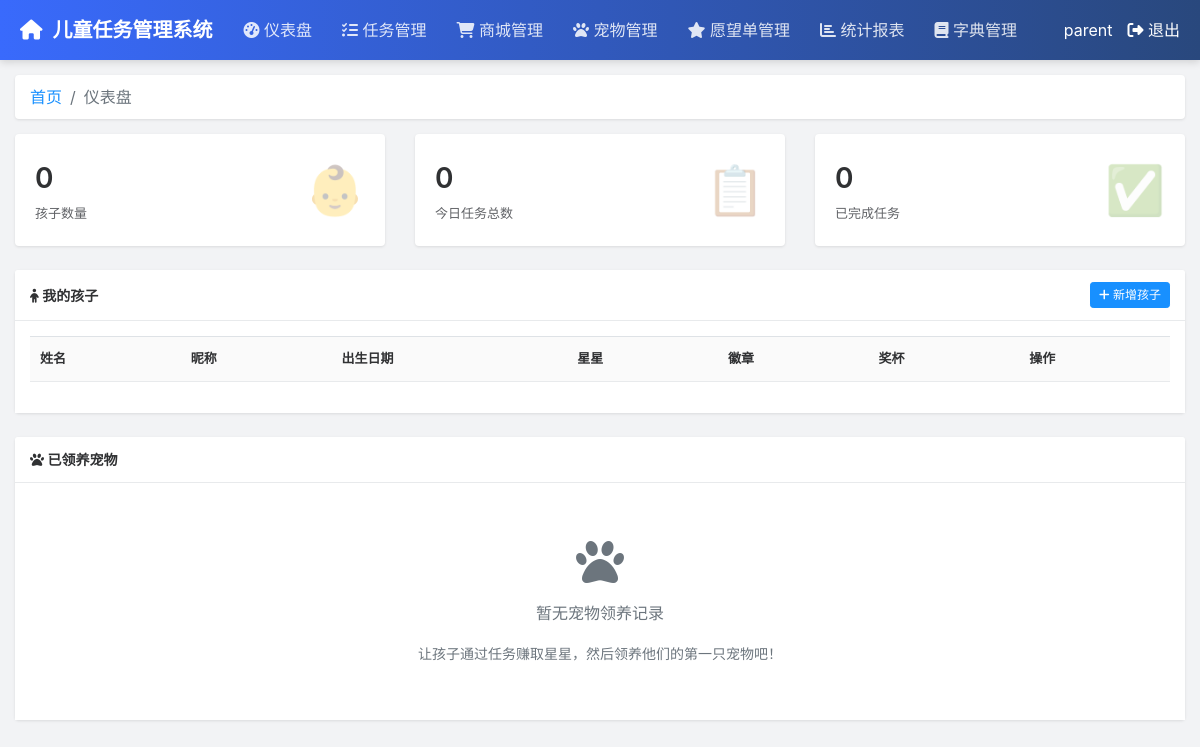
The app's page /parent/dashboard (signed in), older data.
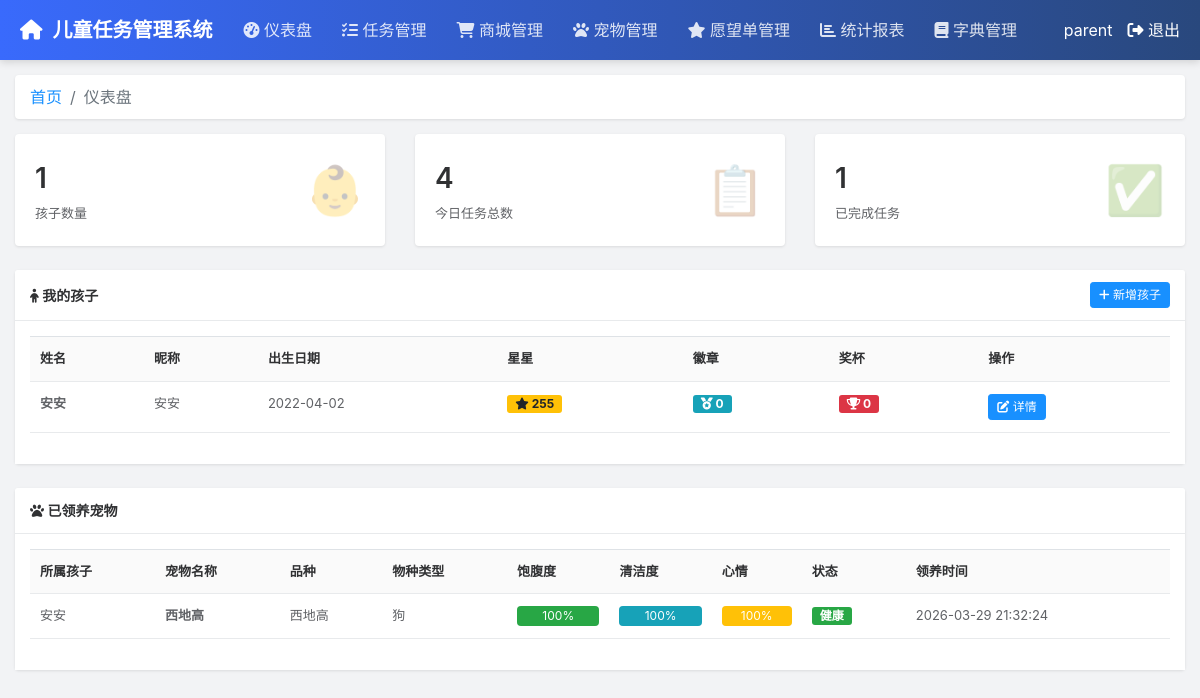
The same page, newer data.
### tables this page shows
CREATE TABLE children (
                id INTEGER PRIMARY KEY AUTOINCREMENT,
                user_id INTEGER NOT NULL,
                parent_id INTEGER,
                nickname TEXT NOT NULL,
                birthday DATE,
                avatar TEXT,
                total_stars INTEGER DEFAULT 0,
                total_badges INTEGER DEFAULT 0,
                total_trophies INTEGER DEFAULT 0,
                FOREIGN KEY (user_id) REFERENCES users(id) ON DELETE CASCADE,
                FOREIGN KEY (parent_id) REFERENCES users(id) ON DELETE SET NULL
            );

CREATE TABLE users (
                id INTEGER PRIMARY KEY AUTOINCREMENT,
                username TEXT UNIQUE NOT NULL,
                password TEXT NOT NULL,
                role TEXT CHECK(role IN ('child', 'parent')) NOT NULL,
                avatar TEXT DEFAULT '',
                created_at TIMESTAMP DEFAULT CURRENT_TIMESTAMP,
                is_active BOOLEAN DEFAULT 1
            );

CREATE TABLE pets (
                id INTEGER PRIMARY KEY AUTOINCREMENT,
                child_id INTEGER NOT NULL,
                name TEXT NOT NULL,
                type TEXT NOT NULL,
                gender TEXT CHECK(gender IN ('male', 'female')) NOT NULL,
                color TEXT DEFAULT '',
                level INTEGER DEFAULT 1,
                exp INTEGER DEFAULT 0,
                hunger INTEGER DEFAULT 80,
                cleanliness INTEGER DEFAULT 80,
                mood INTEGER DEFAULT 80,
                status TEXT DEFAULT 'normal',
                created_at TIMESTAMP DEFAULT CURRENT_TIMESTAMP,
                last_feed TIMESTAMP DEFAULT CURRENT_TIMESTAMP,
                is_active BOOLEAN DEFAULT 1,
                FOREIGN KEY (child_id) REFERENCES children(id) ON DELETE CASCADE
            );

CREATE TABLE pet_store (
                id INTEGER PRIMARY KEY AUTOINCREMENT,
                breed_name TEXT NOT NULL,
                species TEXT,  -- 宠物物种（如：dog, cat, pig 等）
                description TEXT,
                adoption_fee INTEGER NOT NULL DEFAULT 0,
                image TEXT,
                is_active BOOLEAN DEFAULT 1,
                created_at TIMESTAMP DEFAULT CURRENT_TIMESTAMP
            );

CREATE TABLE dictionaries (
                id INTEGER PRIMARY KEY AUTOINCREMENT,
                dict_type TEXT NOT NULL,           -- 字典类型（如：shop_category）
                dict_value TEXT NOT NULL,          -- 字典值显示名称（如：食品）
                dict_key TEXT NOT NULL,            -- 字典键（自动生成，如：shop_category_1）
                sort_order INTEGER DEFAULT 0,      -- 排序
                is_active BOOLEAN DEFAULT 1,       -- 状态
                created_at TIMESTAMP DEFAULT CURRENT_TIMESTAMP,
                remark TEXT,                       -- 备注
                UNIQUE(dict_type, dict_key)
            );

### routes/parent_routes.py (the view)
@bp.route('/dashboard')
def dashboard():
    if 'user_id' not in session or session.get('role') != 'parent':
        return redirect(url_for('parent_routes.login'))
    conn = get_db_connection()
    children = conn.execute('''
        SELECT c.*, u.username as name
        FROM children c
        JOIN users u ON c.user_id = u.id
        WHERE c.parent_id = ?
    ''', (session['user_id'],)).fetchall()
    total_children = len(children)
    total_tasks = conn.execute('''
        SELECT COUNT(*) FROM daily_tasks
        WHERE task_date = ?
    ''', (datetime.now().strftime('%Y-%m-%d'),)).fetchone()[0]
    completed_tasks = conn.execute('''
        SELECT COUNT(*) FROM daily_tasks
        WHERE task_date = ? AND status = 'completed'
    ''', (datetime.now().strftime('%Y-%m-%d'),)).fetchone()[0]
    adoptions = conn.execute('''
        SELECT p.*, c.nickname as child_name, ps.breed_name, ps.species,
               d.dict_value as species_name
        FROM pets p
        JOIN children c ON p.child_id = c.id
        LEFT JOIN pet_store ps ON p.type = ps.species AND p.name = ps.breed_name
        LEFT JOIN dictionaries d ON d.dict_type = 'pet_species' AND d.dict_key = ps.species
        WHERE c.parent_id = ?
        ORDER BY p.created_at DESC
    ''', (session['user_id'],)).fetchall()
    conn.close()
    return render_template('parent/dashboard.html',
                         children=children,
                         total_children=total_children,
                         total_tasks=total_tasks,
                         completed_tasks=completed_tasks,
                         adoptions=adoptions)

### models.py (called while the page is built)
def get_db_connection():
    conn = sqlite3.connect(DATABASE)
    conn.row_factory = sqlite3.Row  # 让结果可以通过列名访问
    return conn

### templates/parent/dashboard.html (shortened to what this page needs)
{% extends "parent/layout.html" %}
{% block content %}
<nav aria-label="breadcrumb">
    <ol class="breadcrumb">
        <li class="breadcrumb-item"><a href="/parent/dashboard">首页</a></li>
        <li class="breadcrumb-item active" aria-current="page">仪表盘</li>
    </ol>
</nav>
<div class="row mb-4">
    <div class="col-md-4">
        <div class="stat-card">
            <div class="d-flex justify-content-between align-items-center">
                <div>
                    <div class="stat-value">{{ total_children }}</div>
                    <div class="stat-label">孩子数量</div>
                </div>
                <div style="font-size: 48px; opacity: 0.3;">👶</div>
            </div>
        </div>
    </div>
    <div class="col-md-4">
        <div class="stat-card">
            <div class="d-flex justify-content-between align-items-center">
                <div>
                    <div class="stat-value">{{ total_tasks }}</div>
                    <div class="stat-label">今日任务总数</div>
                </div>
                <div style="font-size: 48px; opacity: 0.3;">📋</div>
            </div>
        </div>
    </div>
    <div class="col-md-4">
        <div class="stat-card">
            <div class="d-flex justify-content-between align-items-center">
                <div>
                    <div class="stat-value">{{ completed_tasks }}</div>
                    <div class="stat-label">已完成任务</div>
                </div>
                <div style="font-size: 48px; opacity: 0.3;">✅</div>
            </div>
        </div>
    </div>
</div>
<div class="card">
    <div class="card-header">
        <div class="d-flex justify-content-between align-items-center">
            <span><i class="fas fa-child"></i> 我的孩子</span>
            <button class="btn btn-sm btn-primary" onclick="addChild()">
                <i class="fas fa-plus"></i> 新增孩子
            </button>
        </div>
    </div>
    <div class="card-body">
        <table class="table table-hover">
            <thead>
                <tr>
                    <th>姓名</th>
                    <th>昵称</th>
                    <th>出生日期</th>
                    <th>星星</th>
                    <th>徽章</th>
                    <th>奖杯</th>
                    <th>操作</th>
                </tr>
            </thead>
            <tbody>
                {% for child in children %}
                <tr>
                    <td><strong>{{ child.name or '-' }}</strong></td>
                    <td>{{ child.nickname }}</td>
                    <td>{{ child.birthday or '-' }}</td>
                    <td><span class="badge badge-warning"><i class="fas fa-star"></i> {{ child.total_stars }}</span></td>
                    <td><span class="badge badge-info"><i class="fas fa-medal"></i> {{ child.total_badges }}</span></td>
                    <td><span class="badge badge-danger"><i class="fas fa-trophy"></i> {{ child.total_trophies }}</span></td>
                    <td>
                        <button class="btn btn-sm btn-primary" onclick="editChild({{ child.id }})">
                            <i class="fas fa-edit"></i> 详情
                        </button>
                    </td>
                </tr>
                {% endfor %}
            </tbody>
        </table>
    </div>
</div>
<div class="card mt-4">
    <div class="card-header">
        <span><i class="fas fa-paw"></i> 已领养宠物</span>
    </div>
    <div class="card-body">
        {% if adoptions %}
        <table class="table table-hover">
            <thead>
                <tr>
                    <th>所属孩子</th>
                    <th>宠物名称</th>
                    <th>品种</th>
                    <th>物种类型</th>
                    <th>饱腹度</th>
                    <th>清洁度</th>
                    <th>心情</th>
                    <th>状态</th>
                    <th>领养时间</th>
                </tr>
            </thead>
            <tbody>
                {% for adoption in adoptions %}
                <tr>
                    <td>{{ adoption.child_name }}</td>
                    <td><strong>{{ adoption.name }}</strong></td>
                    <td>{{ adoption.breed_name or '-' }}</td>
                    <td>{{ adoption.species_name or adoption.species or '-' }}</td>
                    <td>
                        <div class="progress" style="height: 20px;">
                            <div class="progress-bar bg-success" role="progressbar"
                                 style="width: {{ (adoption.hunger / 100 * 100)|int }}%;"
                                 aria-valuenow="{{ adoption.hunger }}" aria-valuemin="0" aria-valuemax="100">
                                {{ adoption.hunger }}%
                            </div>
                        </div>
                    </td>
                    <td>
                        <div class="progress" style="height: 20px;">
                            <div class="progress-bar bg-info" role="progressbar"
                                 style="width: {{ (adoption.cleanliness / 100 * 100)|int }}%;"
                                 aria-valuenow="{{ adoption.cleanliness }}" aria-valuemin="0" aria-valuemax="100">
                                {{ adoption.cleanliness }}%
                            </div>
                        </div>
                    </td>
                    <td>
                        <div class="progress" style="height: 20px;">
                            <div class="progress-bar bg-warning" role="progressbar"
                                 style="width: {{ (adoption.mood / 100 * 100)|int }}%;"
                                 aria-valuenow="{{ adoption.mood }}" aria-valuemin="0" aria-valuemax="100">
                                {{ adoption.mood }}%
                            </div>
                        </div>
                    </td>
                    <td>
                        {% if adoption.status == 'normal' %}
                        <span class="badge badge-success">健康</span>
                        {% elif adoption.status == 'sick' %}
                        <span class="badge badge-danger">生病</span>
                        {% elif adoption.status == 'sleeping' %}
                        <span class="badge badge-secondary">睡觉</span>
                        {% else %}
                        <span class="badge badge-secondary">{{ adoption.status }}</span>
                        {% endif %}
                    </td>
                    <td>{{ adoption.created_at }}</td>
                </tr>
                {% endfor %}
            </tbody>
        </table>
        {% else %}
        <div class="text-center text-muted" style="padding: 40px;">
            <i class="fas fa-paw" style="font-size: 48px; margin-bottom: 15px;"></i>
            <p>暂无宠物领养记录</p>
            <small>让孩子通过任务赚取星星，然后领养他们的第一只宠物吧！</small>
        </div>
        {% endif %}
    </div>
</div>
{% endblock %}

### templates/parent/layout.html (shortened to what this page needs)
<!DOCTYPE html>
<html lang="zh-CN">
<head>
    <link rel="stylesheet" href="/static/bootstrap.min.css">
    <link rel="stylesheet" href="/static/fontawesome.min.css">
    <link rel="stylesheet" href="/static/layer.css">
</head>
<body>
    <nav class="navbar navbar-expand-lg">
        <a class="navbar-brand" href="/parent/dashboard">
            <i class="fas fa-home"></i>
            儿童任务管理系统
        </a>
        <div class="collapse navbar-collapse" id="navbarNav">
            <ul class="navbar-nav mr-auto">
                <li class="nav-item">
                    <a class="nav-link {% if request.endpoint == 'parent_dashboard' %}active{% endif %}" href="/parent/dashboard">
                        <i class="fas fa-tachometer-alt"></i> 仪表盘
                    </a>
                </li>
                <li class="nav-item">
                    <a class="nav-link {% if request.endpoint == 'parent_tasks' %}active{% endif %}" href="/parent/tasks">
                        <i class="fas fa-list-check"></i> 任务管理
                    </a>
                </li>
                <li class="nav-item">
                    <a class="nav-link {% if request.endpoint == 'parent_shop' %}active{% endif %}" href="/parent/shop">
                        <i class="fas fa-shopping-cart"></i> 商城管理
                    </a>
                </li>
                <li class="nav-item">
                    <a class="nav-link {% if request.endpoint == 'parent_pets' %}active{% endif %}" href="/parent/pets">
                        <i class="fas fa-paw"></i> 宠物管理
                    </a>
                </li>
                <li class="nav-item">
                    <a class="nav-link {% if request.endpoint == 'parent_wishlists' %}active{% endif %}" href="/parent/wishlists">
                        <i class="fas fa-star"></i> 愿望单管理
                    </a>
                </li>
                <li class="nav-item">
                    <a class="nav-link {% if request.endpoint == 'parent_statistics' %}active{% endif %}" href="/parent/statistics">
                        <i class="fas fa-chart-bar"></i> 统计报表
                    </a>
                </li>
                <li class="nav-item">
                    <a class="nav-link {% if request.endpoint == 'parent_dictionaries' %}active{% endif %}" href="/parent/dictionaries">
                        <i class="fas fa-book"></i> 字典管理
                    </a>
                </li>
            </ul>
            <div class="user-info">
                <span>{{ session.get('username', '用户') }}</span>
                <a href="/api/logout" style="color: white; margin-left: 15px; text-decoration: none;">
                    <i class="fas fa-sign-out-alt"></i> 退出
                </a>
            </div>
        </div>
    </nav>
    <div class="container-fluid">
        {% block content %}{% endblock %}
    </div>
</body>
</html>

### templates/parent/layout.html (style rules this page uses)
:root { --ry-primary: #1890ff; --ry-success: #52c41a; --ry-warning: #faad14; --ry-danger: #f5222d; --ry-info: #909399; --ry-border: #e8eaec; --ry-bg: #f2f3f5; --ry-text: #606266; --ry-text-title: #303133; }
body { font-family: -apple-system, BlinkMacSystemFont, 'Segoe UI', 'Microsoft YaHei', sans-serif; background-color: var(--ry-bg); margin: 0; padding: 0; }
.navbar { background: linear-gradient(to right, #396afc, #29487d); box-shadow: 0 2px 8px rgba(0,0,0,0.15); padding: 0 20px; height: 60px; }
.navbar-brand { color: white !important; font-size: 20px; font-weight: 600; display: flex; align-items: center; }
.navbar-brand i { margin-right: 10px; }
.nav-link { color: rgba(255,255,255,0.85) !important; padding: 0 15px !important; height: 60px; line-height: 60px; transition: all 0.3s; }
.user-info { color: white; display: flex; align-items: center; }
.container-fluid { padding: 15px; }
.card { border: none; border-radius: 4px; box-shadow: 0 1px 3px rgba(0,0,0,0.1); margin-bottom: 15px; }
.card-header { background-color: white; border-bottom: 1px solid var(--ry-border); padding: 12px 15px; font-size: 14px; font-weight: 600; color: var(--ry-text-title); }
.card-body { padding: 15px; background-color: white; }
.table { font-size: 13px; }
.table thead th { background-color: #fafafa; border-bottom: 1px solid var(--ry-border); color: var(--ry-text-title); font-weight: 600; padding: 12px 10px; }
.table tbody td { padding: 12px 10px; border-bottom: 1px solid var(--ry-border); color: var(--ry-text); }
.btn-primary { background-color: var(--ry-primary); border-color: var(--ry-primary); }
.btn-sm { padding: 3px 8px; font-size: 12px; }
.badge { font-size: 12px; padding: 3px 8px; border-radius: 3px; }
.stat-card { background: white; border-radius: 4px; padding: 20px; box-shadow: 0 1px 3px rgba(0,0,0,0.1); }
.stat-value { font-size: 28px; font-weight: 600; color: var(--ry-text-title); }
.stat-label { font-size: 13px; color: var(--ry-text); margin-top: 5px; }
.breadcrumb { background: white; padding: 10px 15px; margin-bottom: 15px; border-radius: 4px; box-shadow: 0 1px 3px rgba(0,0,0,0.1); }
.breadcrumb-item a { color: var(--ry-primary); text-decoration: none; }

Row changes from the older to the newer data that the page shows:
added children: username "安安", nickname "安安", birthday "2022-04-02", total_stars "255", total_badges "0", total_trophies "0"
added pets: child_name "安安", name "西地高", breed_name "西地高", dict_value "狗", hunger "100", cleanliness "100", mood "100", status "健康", created_at "2026-03-29 21:32:24"
Text that changed along with them:
{{ total_children }}: "0" → "1"
{{ total_tasks }}: "0" → "4"
{{ completed_tasks }}: "0" → "1"
text no longer shown: "暂无宠物领养记录 让孩子通过任务赚取星星，然后领养他们的第一只宠物吧！"
text now shown: "所属孩子 宠物名称 品种 物种类型 饱腹度 清洁度 心情 状态 领养时间"
